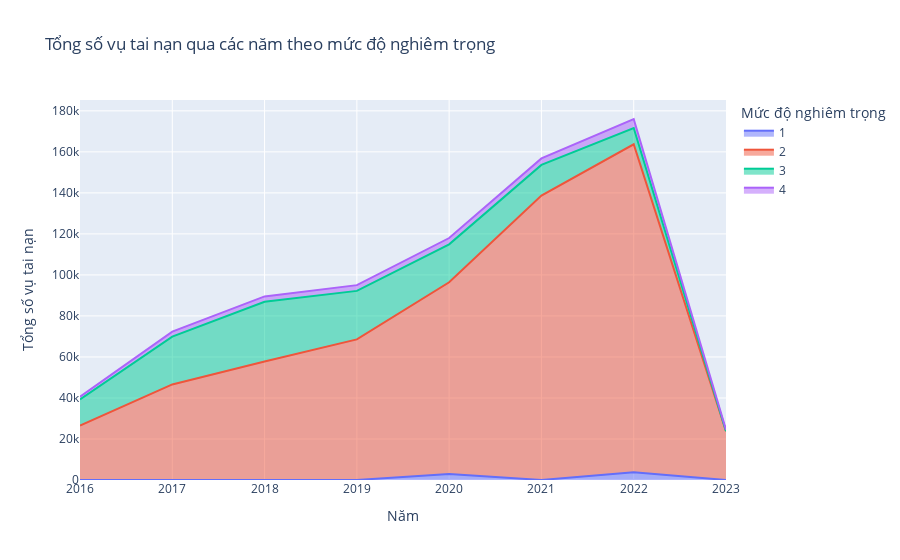

Here is the notebook cell this chart was saved with:
### Markdown cell above
### Tổng quan tình hình tai nạn qua các năm
- **Lợi ích:**
    - Giups người đọc có cái nhìn chung về tình hình tai nạn giao thông qua các năm
- **Lựa chọn biểu đồ:**
    - Do mục đích chính của phần này là để có cái nhìn chung về số ca tai nạn theo từng năm, nên ta có thể sử dụng biểu đồ đường hoặc biểu đồ miền. Bên cạnh đó, do em muốn nhìn thấy sự thay đổi của các phân loại tai nạn (theo mức độ nghiêm trọng, theo thời gian,..) nên em sẽ sử dụng biểu đồ miền

### Code cell
import plotly.express as px
import pandas as pd

# Tạo bản sao của df
df_copy = df.copy()

# Tạo cột Year từ Start_Time
df_copy['Year'] = df_copy['Start_Time'].dt.year

# Tính tổng số vụ tai nạn theo năm và mức độ nghiêm trọng
df_grouped = df_copy.groupby(['Year', 'Severity']).size().reset_index(name='Count')

# Vẽ biểu đồ miền
fig = px.area(df_grouped, x="Year", y="Count", color="Severity",
              title='Tổng số vụ tai nạn qua các năm theo mức độ nghiêm trọng',
              labels={'Count':'Tổng số vụ tai nạn', 'Year':'Năm', 'Severity':'Mức độ nghiêm trọng'})

fig.show()

### Figure 1 — Plotly figure (JSON) as saved in the notebook; plotly's stock layout.template omitted (floating-point values rounded to 4 significant figures)
{"data": [{"fillpattern": {"shape": ""}, "hovertemplate": "Mức độ nghiêm trọng=1<br>Năm=%{x}<br>Tổng số vụ tai nạn=%{y}<extra></extra>", "legendgroup": "1", "line": {"color": "#636efa"}, "marker": {"symbol": "circle"}, "mode": "lines", "name": "1", "orientation": "v", "showlegend": true, "stackgroup": "1", "type": "scatter", "x": [2016, 2017, 2018, 2019, 2020, 2021, 2022], "xaxis": "x", "y": [24, 33, 26, 15, 2886, 10, 3809], "yaxis": "y"}, {"fillpattern": {"shape": ""}, "hovertemplate": "Mức độ nghiêm trọng=2<br>Năm=%{x}<br>Tổng số vụ tai nạn=%{y}<extra></extra>", "legendgroup": "2", "line": {"color": "#EF553B"}, "marker": {"symbol": "circle"}, "mode": "lines", "name": "2", "orientation": "v", "showlegend": true, "stackgroup": "1", "type": "scatter", "x": [2016, 2017, 2018, 2019, 2020, 2021, 2022, 2023], "xaxis": "x", "y": [26546, 46551, 57719, 68528, 93513, 138694, 159890, 23809], "yaxis": "y"}, {"fillpattern": {"shape": ""}, "hovertemplate": "Mức độ nghiêm trọng=3<br>Năm=%{x}<br>Tổng số vụ tai nạn=%{y}<extra></extra>", "legendgroup": "3", "line": {"color": "#00cc96"}, "marker": {"symbol": "circle"}, "mode": "lines", "name": "3", "orientation": "v", "showlegend": true, "stackgroup": "1", "type": "scatter", "x": [2016, 2017, 2018, 2019, 2020, 2021, 2022], "xaxis": "x", "y": [12729, 23349, 29135, 23668, 18504, 14957, 7914], "yaxis": "y"}, {"fillpattern": {"shape": ""}, "hovertemplate": "Mức độ nghiêm trọng=4<br>Năm=%{x}<br>Tổng số vụ tai nạn=%{y}<extra></extra>", "legendgroup": "4", "line": {"color": "#ab63fa"}, "marker": {"symbol": "circle"}, "mode": "lines", "name": "4", "orientation": "v", "showlegend": true, "stackgroup": "1", "type": "scatter", "x": [2016, 2017, 2018, 2019, 2020, 2021, 2022, 2023], "xaxis": "x", "y": [1361, 2410, 2633, 2797, 3085, 3130, 4412, 702], "yaxis": "y"}], "layout": {"legend": {"title": {"text": "Mức độ nghiêm trọng"}, "tracegroupgap": 0}, "title": {"text": "Tổng số vụ tai nạn qua các năm theo mức độ nghiêm trọng"}, "xaxis": {"anchor": "y", "domain": [0, 1], "title": {"text": "Năm"}}, "yaxis": {"anchor": "x", "domain": [0, 1], "title": {"text": "Tổng số vụ tai nạn"}}}}
